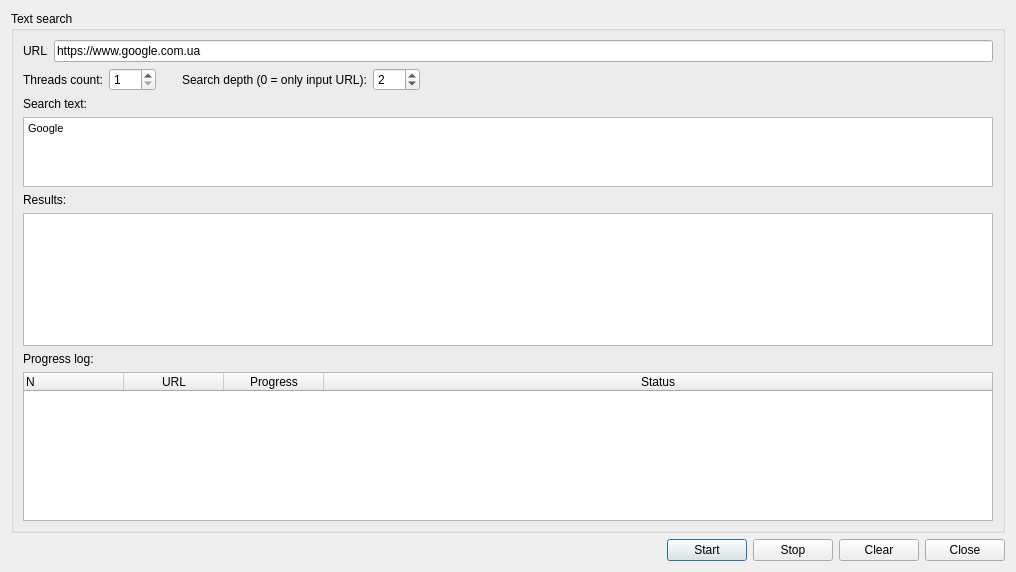
<?xml version="1.0" encoding="UTF-8"?>
<ui version="4.0">
 <class>SearchDialogUI</class>
 <widget class="QDialog" name="SearchDialogUI">
  <property name="geometry">
   <rect>
    <x>0</x>
    <y>0</y>
    <width>1016</width>
    <height>572</height>
   </rect>
  </property>
  <property name="windowTitle">
   <string>Search</string>
  </property>
  <layout class="QGridLayout" name="gridLayout">
   <item row="0" column="0" colspan="5">
    <widget class="QGroupBox" name="groupBox">
     <property name="title">
      <string>Text search</string>
     </property>
     <layout class="QGridLayout" name="gridLayout_3">
      <item row="0" column="0">
       <widget class="QLabel" name="label">
        <property name="sizePolicy">
         <sizepolicy hsizetype="Minimum" vsizetype="Preferred">
          <horstretch>0</horstretch>
          <verstretch>0</verstretch>
         </sizepolicy>
        </property>
        <property name="maximumSize">
         <size>
          <width>25</width>
          <height>16777215</height>
         </size>
        </property>
        <property name="text">
         <string>URL:</string>
        </property>
       </widget>
      </item>
      <item row="0" column="1">
       <widget class="QLineEdit" name="edURL">
        <property name="sizePolicy">
         <sizepolicy hsizetype="Expanding" vsizetype="Fixed">
          <horstretch>100</horstretch>
          <verstretch>0</verstretch>
         </sizepolicy>
        </property>
        <property name="text">
         <string>https://www.google.com.ua</string>
        </property>
       </widget>
      </item>
      <item row="1" column="0" colspan="2">
       <layout class="QGridLayout" name="gridLayout_2">
        <item row="0" column="4">
         <widget class="QSpinBox" name="sbSearchDepth">
          <property name="sizePolicy">
           <sizepolicy hsizetype="Fixed" vsizetype="Fixed">
            <horstretch>0</horstretch>
            <verstretch>0</verstretch>
           </sizepolicy>
          </property>
          <property name="minimum">
           <number>0</number>
          </property>
          <property name="maximum">
           <number>100</number>
          </property>
          <property name="value">
           <number>2</number>
          </property>
         </widget>
        </item>
        <item row="0" column="3">
         <widget class="QLabel" name="label_6">
          <property name="text">
           <string>Search depth (0 = only input URL):</string>
          </property>
         </widget>
        </item>
        <item row="0" column="1">
         <widget class="QSpinBox" name="sbThreadsCount">
          <property name="sizePolicy">
           <sizepolicy hsizetype="Fixed" vsizetype="Fixed">
            <horstretch>0</horstretch>
            <verstretch>0</verstretch>
           </sizepolicy>
          </property>
          <property name="minimum">
           <number>1</number>
          </property>
          <property name="maximum">
           <number>100</number>
          </property>
          <property name="value">
           <number>1</number>
          </property>
         </widget>
        </item>
        <item row="0" column="0">
         <widget class="QLabel" name="label_2">
          <property name="sizePolicy">
           <sizepolicy hsizetype="Fixed" vsizetype="Preferred">
            <horstretch>0</horstretch>
            <verstretch>0</verstretch>
           </sizepolicy>
          </property>
          <property name="text">
           <string>Threads count:</string>
          </property>
         </widget>
        </item>
        <item row="0" column="5">
         <spacer name="horizontalSpacer_2">
          <property name="orientation">
           <enum>Qt::Horizontal</enum>
          </property>
          <property name="sizeHint" stdset="0">
           <size>
            <width>155</width>
            <height>20</height>
           </size>
          </property>
         </spacer>
        </item>
        <item row="0" column="2">
         <spacer name="horizontalSpacer_3">
          <property name="orientation">
           <enum>Qt::Horizontal</enum>
          </property>
          <property name="sizeType">
           <enum>QSizePolicy::Fixed</enum>
          </property>
          <property name="sizeHint" stdset="0">
           <size>
            <width>20</width>
            <height>20</height>
           </size>
          </property>
         </spacer>
        </item>
       </layout>
      </item>
      <item row="2" column="0" colspan="2">
       <widget class="QLabel" name="label_3">
        <property name="text">
         <string>Search text:</string>
        </property>
       </widget>
      </item>
      <item row="3" column="0" colspan="2">
       <widget class="QTextBrowser" name="txSearchText">
        <property name="maximumSize">
         <size>
          <width>16777215</width>
          <height>100</height>
         </size>
        </property>
        <property name="readOnly">
         <bool>false</bool>
        </property>
        <property name="html">
         <string>&lt;!DOCTYPE HTML PUBLIC &quot;-//W3C//DTD HTML 4.0//EN&quot; &quot;http://www.w3.org/TR/REC-html40/strict.dtd&quot;&gt;
&lt;html&gt;&lt;head&gt;&lt;meta name=&quot;qrichtext&quot; content=&quot;1&quot; /&gt;&lt;style type=&quot;text/css&quot;&gt;
p, li { white-space: pre-wrap; }
&lt;/style&gt;&lt;/head&gt;&lt;body style=&quot; font-family:'MS Shell Dlg 2'; font-size:8.25pt; font-weight:400; font-style:normal;&quot;&gt;
&lt;p style=&quot; margin-top:0px; margin-bottom:0px; margin-left:0px; margin-right:0px; -qt-block-indent:0; text-indent:0px;&quot;&gt;Google&lt;/p&gt;&lt;/body&gt;&lt;/html&gt;</string>
        </property>
       </widget>
      </item>
      <item row="4" column="0" colspan="2">
       <widget class="QLabel" name="label_4">
        <property name="text">
         <string>Results:</string>
        </property>
       </widget>
      </item>
      <item row="5" column="0" colspan="2">
       <widget class="QTextBrowser" name="txResults">
        <property name="readOnly">
         <bool>true</bool>
        </property>
        <property name="placeholderText">
         <string/>
        </property>
       </widget>
      </item>
      <item row="6" column="0" colspan="2">
       <widget class="QLabel" name="lbProgress">
        <property name="text">
         <string>Progress log:</string>
        </property>
       </widget>
      </item>
      <item row="7" column="0" colspan="2">
       <widget class="QTableWidget" name="tbLog">
        <property name="enabled">
         <bool>true</bool>
        </property>
        <property name="minimumSize">
         <size>
          <width>597</width>
          <height>149</height>
         </size>
        </property>
        <property name="maximumSize">
         <size>
          <width>16777215</width>
          <height>16777215</height>
         </size>
        </property>
        <property name="gridStyle">
         <enum>Qt::DotLine</enum>
        </property>
        <property name="wordWrap">
         <bool>false</bool>
        </property>
        <attribute name="horizontalHeaderHighlightSections">
         <bool>false</bool>
        </attribute>
        <attribute name="horizontalHeaderStretchLastSection">
         <bool>true</bool>
        </attribute>
        <attribute name="verticalHeaderVisible">
         <bool>false</bool>
        </attribute>
        <attribute name="verticalHeaderDefaultSectionSize">
         <number>16</number>
        </attribute>
        <attribute name="verticalHeaderMinimumSectionSize">
         <number>16</number>
        </attribute>
        <attribute name="verticalHeaderStretchLastSection">
         <bool>false</bool>
        </attribute>
        <column>
         <property name="text">
          <string>N</string>
         </property>
         <property name="textAlignment">
          <set>AlignLeading|AlignVCenter</set>
         </property>
        </column>
        <column>
         <property name="text">
          <string>URL</string>
         </property>
        </column>
        <column>
         <property name="text">
          <string>Progress</string>
         </property>
        </column>
        <column>
         <property name="text">
          <string>Status</string>
         </property>
        </column>
       </widget>
      </item>
     </layout>
    </widget>
   </item>
   <item row="1" column="1">
    <widget class="QPushButton" name="btStart">
     <property name="text">
      <string>Start</string>
     </property>
    </widget>
   </item>
   <item row="1" column="0">
    <spacer name="horizontalSpacer">
     <property name="orientation">
      <enum>Qt::Horizontal</enum>
     </property>
     <property name="sizeHint" stdset="0">
      <size>
       <width>367</width>
       <height>20</height>
      </size>
     </property>
    </spacer>
   </item>
   <item row="1" column="4">
    <widget class="QPushButton" name="btClose">
     <property name="text">
      <string>Close</string>
     </property>
    </widget>
   </item>
   <item row="1" column="2">
    <widget class="QPushButton" name="btStop">
     <property name="text">
      <string>Stop</string>
     </property>
    </widget>
   </item>
   <item row="1" column="3">
    <widget class="QPushButton" name="btReset">
     <property name="text">
      <string>Clear</string>
     </property>
    </widget>
   </item>
  </layout>
 </widget>
 <resources/>
 <connections>
  <connection>
   <sender>btClose</sender>
   <signal>clicked()</signal>
   <receiver>SearchDialogUI</receiver>
   <slot>close()</slot>
   <hints>
    <hint type="sourcelabel">
     <x>589</x>
     <y>445</y>
    </hint>
    <hint type="destinationlabel">
     <x>318</x>
     <y>233</y>
    </hint>
   </hints>
  </connection>
  <connection>
   <sender>btStart</sender>
   <signal>clicked()</signal>
   <receiver>SearchDialogUI</receiver>
   <slot>startSearch()</slot>
   <hints>
    <hint type="sourcelabel">
     <x>423</x>
     <y>445</y>
    </hint>
    <hint type="destinationlabel">
     <x>318</x>
     <y>233</y>
    </hint>
   </hints>
  </connection>
  <connection>
   <sender>btStop</sender>
   <signal>clicked()</signal>
   <receiver>SearchDialogUI</receiver>
   <slot>stopSearch()</slot>
   <hints>
    <hint type="sourcelabel">
     <x>506</x>
     <y>445</y>
    </hint>
    <hint type="destinationlabel">
     <x>318</x>
     <y>233</y>
    </hint>
   </hints>
  </connection>
  <connection>
   <sender>btReset</sender>
   <signal>clicked()</signal>
   <receiver>SearchDialogUI</receiver>
   <slot>resetSearch()</slot>
   <hints>
    <hint type="sourcelabel">
     <x>885</x>
     <y>550</y>
    </hint>
    <hint type="destinationlabel">
     <x>507</x>
     <y>285</y>
    </hint>
   </hints>
  </connection>
 </connections>
 <slots>
  <slot>startSearch()</slot>
  <slot>stopSearch()</slot>
  <slot>resetSearch()</slot>
 </slots>
</ui>
